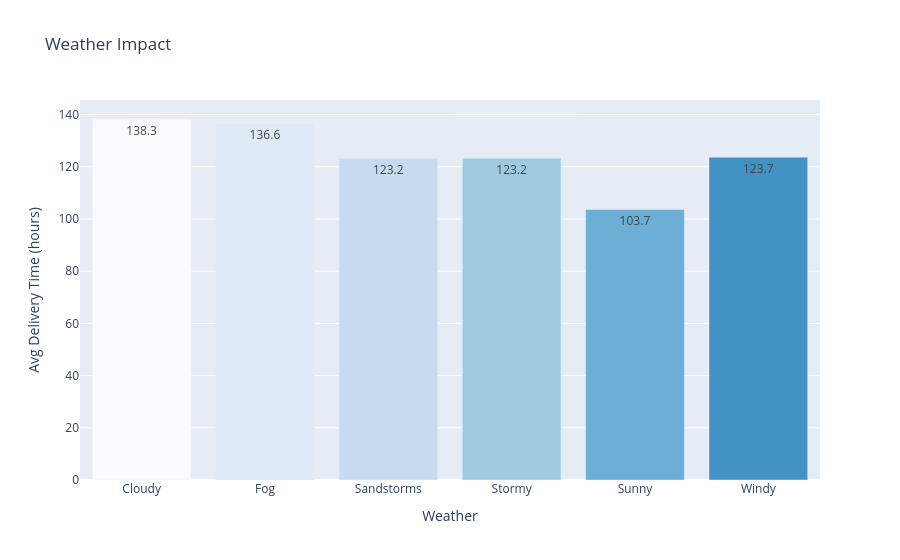

Source (notebook cell):
### Code cell
plot_weather_impact_plotly(df)  # Will render exactly once

### Figure 1 — Plotly figure (JSON) as saved in the notebook; plotly's stock layout.template omitted (floating-point values rounded to 4 significant figures)
{"data": [{"hovertemplate": "%{x}: %{y:.1f}h", "marker": {"color": ["rgb(247,251,255)", "rgb(222,235,247)", "rgb(198,219,239)", "rgb(158,202,225)", "rgb(107,174,214)", "rgb(66,146,198)", "rgb(33,113,181)", "rgb(8,81,156)", "rgb(8,48,107)"]}, "text": [138.3, 136.6, 123.2, 123.2, 103.7, 123.7], "textposition": "auto", "type": "bar", "x": ["Cloudy", "Fog", "Sandstorms", "Stormy", "Sunny", "Windy"], "y": [138.3, 136.6, 123.2, 123.2, 103.7, 123.7]}], "layout": {"title": {"text": "Weather Impact"}, "xaxis": {"title": {"text": "Weather"}}, "yaxis": {"title": {"text": "Avg Delivery Time (hours)"}}}}
